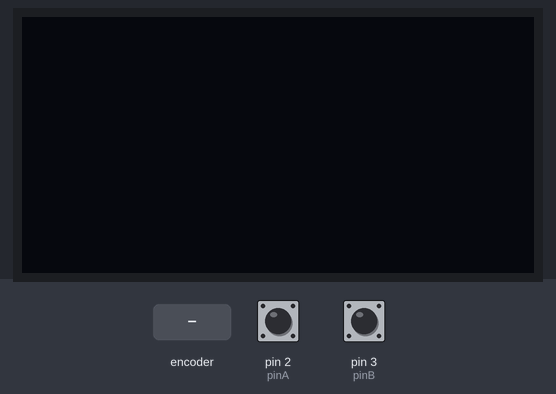
This sketch was run on a simulated Arduino Nano, built with avr-gcc and run on an emulated ATmega328P. Parts: 128×64 one-colour display. The inputs (shaded band) are chosen by the test bench; at power-on: pin 2 (pinA) HIGH, pin 3 (pinB) HIGH. The audio player accepts every command and is not drawn.

Above: at 2.2 s.
2.3 s: rotary encoder on pin 2 (pinA) / pin 3 (pinB) turned 3 steps (first pin leading)
At 3.6 s:
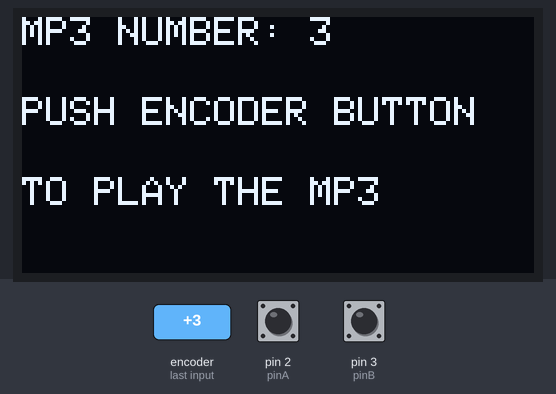
4.4 s: rotary encoder on pin 2 (pinA) / pin 3 (pinB) turned 1 step (first pin leading)
At 4.9 s:
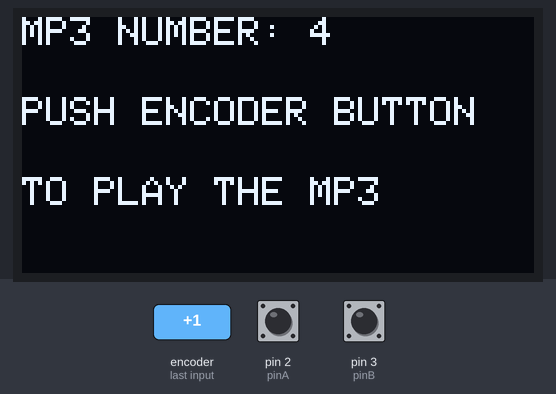
6.1 s: rotary encoder on pin 2 (pinA) / pin 3 (pinB) turned 1 step (first pin leading)
At 7.4 s:
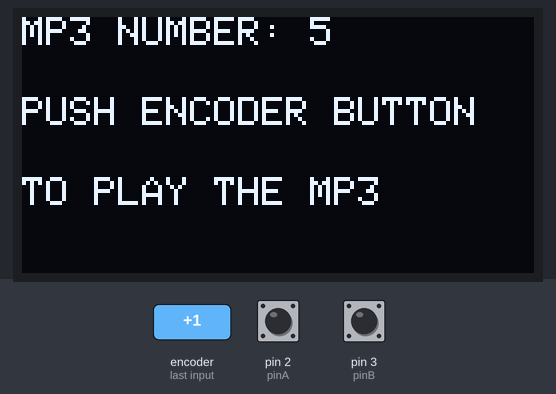
Timing chart, 0 to 9.1 s (numbered marks = the images above; inputs shaded):
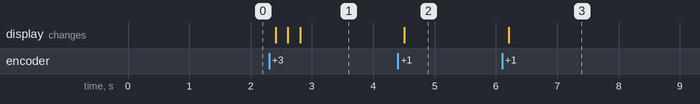

Measured:
- after the input at 2.3 s, the display: first changes after 0.11 s (image 1 shows a later state)
- after the input at 4.4 s, the display: changes after 0.11 s (image 2)
- after the input at 6.1 s, the display: changes after 0.11 s (image 3)

The sketch:

dfplayencoder.ino
```cpp
// JAL Notes
// Turn the encoder to see the number of the mp3 on the oled display and push the encoder button to play it.  Push the button again to replay.
// The i2c oled 128x64 display address is 0x3c.
// Since the tx and rx on the arduino nano are used to communicate with the dfplayer by hardware serial, you need to temporarily disconnect them while programming the nano.


#include <Wire.h>

#include <DFPlayer_Mini_Mp3.h>


#include <Adafruit_SSD1306.h>
#define OLED_RESET 4
Adafruit_SSD1306 display(OLED_RESET);

#if (SSD1306_LCDHEIGHT != 64)
#error("Height incorrect, please fix Adafruit_SSD1306.h!");
#endif

int play = 4;   // set pin D4 digital input equal to "play"


static int pinA = 2; // Our first hardware interrupt pin is digital pin 2
static int pinB = 3; // Our second hardware interrupt pin is digital pin 3
volatile byte aFlag = 0; // let's us know when we're expecting a rising edge on pinA to signal that the encoder has arrived at a detent
volatile byte bFlag = 0; // let's us know when we're expecting a rising edge on pinB to signal that the encoder has arrived at a detent (opposite direction to when aFlag is set)
volatile byte encoderPos = 0; //this variable stores our current value of encoder position. Change to int or uin16_t instead of byte if you want to record a larger range than 0-255
volatile byte oldEncPos = 0; //stores the last encoder position value so we can compare to the current reading and see if it has changed (so we know when to print to the serial monitor)
volatile byte reading = 0; //somewhere to store the direct values we read from our interrupt pins before checking to see if we have moved a whole detent


void setup(){

  Wire.begin( );

  pinMode(play, INPUT_PULLUP);  // Set internal pullup to HIGH on pin D4 so you don't have to use an external pullup resistor.

  pinMode(pinA, INPUT_PULLUP); // set pinA as an input, pulled HIGH to the logic voltage (5V or 3.3V for most cases)
  pinMode(pinB, INPUT_PULLUP); // set pinB as an input, pulled HIGH to the logic voltage (5V or 3.3V for most cases)
  attachInterrupt(0,PinA,RISING); // set an interrupt on PinA, looking for a rising edge signal and executing the "PinA" Interrupt Service Routine (below)
  attachInterrupt(1,PinB,RISING); // set an interrupt on PinB, looking for a rising edge signal and executing the "PinB" Interrupt Service Routine (below)

  Serial.begin(9600);

  display.begin(SSD1306_SWITCHCAPVCC, 0x3C);

  mp3_set_serial (Serial);
  delay(500);
  mp3_set_volume (20);
  delay(500);

}

void PinA(){
  cli(); //stop interrupts happening before we read pin values
  reading = PIND & 0xC; // read all eight pin values then strip away all but pinA and pinB's values
  if(reading == B00001100 && aFlag) { //check that we have both pins at detent (HIGH) and that we are expecting detent on this pin's rising edge
    encoderPos --; //decrement the encoder's position count
    bFlag = 0; //reset flags for the next turn
    aFlag = 0; //reset flags for the next turn
  }
  else if (reading == B00000100) bFlag = 1; //signal that we're expecting pinB to signal the transition to detent from free rotation
  sei(); //restart interrupts
}

void PinB(){
  cli(); //stop interrupts happening before we read pin values
  reading = PIND & 0xC; //read all eight pin values then strip away all but pinA and pinB's values
  if (reading == B00001100 && bFlag) { //check that we have both pins at detent (HIGH) and that we are expecting detent on this pin's rising edge
    encoderPos ++; //increment the encoder's position count
    bFlag = 0; //reset flags for the next turn
    aFlag = 0; //reset flags for the next turn
  }
  else if (reading == B00001000) aFlag = 1; //signal that we're expecting pinA to signal the transition to detent from free rotation
  sei(); //restart interrupts
}

void loop(){

   if(oldEncPos != encoderPos) {

 display.clearDisplay();
 display.setTextSize(1);
 display.setTextColor(WHITE);
 display.setCursor(0,0);
 display.print("MP3 NUMBER: ");
 display.print(encoderPos);
 display.setCursor(0,20);
 display.print("PUSH ENCODER BUTTON");
 display.setCursor(0,40);
 display.print("TO PLAY THE MP3");
 display.display();

 oldEncPos = encoderPos;

   }

while (digitalRead(play) == LOW) {
  mp3_play (encoderPos);
  delay (1000);

}

    }
```
